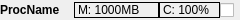
<?xml version="1.0" encoding="UTF-8"?>
<ui version="4.0">
 <class>Process</class>
 <widget class="QWidget" name="Process">
  <property name="enabled">
   <bool>true</bool>
  </property>
  <property name="geometry">
   <rect>
    <x>0</x>
    <y>0</y>
    <width>240</width>
    <height>20</height>
   </rect>
  </property>
  <property name="sizePolicy">
   <sizepolicy hsizetype="MinimumExpanding" vsizetype="Fixed">
    <horstretch>0</horstretch>
    <verstretch>0</verstretch>
   </sizepolicy>
  </property>
  <property name="minimumSize">
   <size>
    <width>0</width>
    <height>0</height>
   </size>
  </property>
  <property name="maximumSize">
   <size>
    <width>280</width>
    <height>20</height>
   </size>
  </property>
  <property name="windowTitle">
   <string>Process Widget</string>
  </property>
  <property name="locale">
   <locale language="English" country="UnitedKingdom"/>
  </property>
  <layout class="QHBoxLayout" name="horizontalLayout">
   <property name="spacing">
    <number>0</number>
   </property>
   <property name="leftMargin">
    <number>0</number>
   </property>
   <property name="topMargin">
    <number>0</number>
   </property>
   <property name="rightMargin">
    <number>0</number>
   </property>
   <property name="bottomMargin">
    <number>0</number>
   </property>
   <item>
    <widget class="QLabel" name="processName">
     <property name="sizePolicy">
      <sizepolicy hsizetype="MinimumExpanding" vsizetype="Fixed">
       <horstretch>0</horstretch>
       <verstretch>0</verstretch>
      </sizepolicy>
     </property>
     <property name="maximumSize">
      <size>
       <width>16777215</width>
       <height>20</height>
      </size>
     </property>
     <property name="font">
      <font>
       <weight>75</weight>
       <bold>true</bold>
      </font>
     </property>
     <property name="frameShape">
      <enum>QFrame::NoFrame</enum>
     </property>
     <property name="text">
      <string>ProcName</string>
     </property>
    </widget>
   </item>
   <item>
    <widget class="QLabel" name="memState">
     <property name="sizePolicy">
      <sizepolicy hsizetype="MinimumExpanding" vsizetype="Fixed">
       <horstretch>0</horstretch>
       <verstretch>0</verstretch>
      </sizepolicy>
     </property>
     <property name="minimumSize">
      <size>
       <width>85</width>
       <height>0</height>
      </size>
     </property>
     <property name="maximumSize">
      <size>
       <width>85</width>
       <height>16777215</height>
      </size>
     </property>
     <property name="frameShape">
      <enum>QFrame::Box</enum>
     </property>
     <property name="text">
      <string>M: 1000MB</string>
     </property>
    </widget>
   </item>
   <item>
    <widget class="QLabel" name="cpuState">
     <property name="sizePolicy">
      <sizepolicy hsizetype="MinimumExpanding" vsizetype="Fixed">
       <horstretch>0</horstretch>
       <verstretch>0</verstretch>
      </sizepolicy>
     </property>
     <property name="minimumSize">
      <size>
       <width>61</width>
       <height>0</height>
      </size>
     </property>
     <property name="maximumSize">
      <size>
       <width>55</width>
       <height>16777215</height>
      </size>
     </property>
     <property name="frameShape">
      <enum>QFrame::Box</enum>
     </property>
     <property name="text">
      <string>C: 100%</string>
     </property>
    </widget>
   </item>
   <item>
    <widget class="QCheckBox" name="checkBox">
     <property name="sizePolicy">
      <sizepolicy hsizetype="Fixed" vsizetype="Fixed">
       <horstretch>0</horstretch>
       <verstretch>0</verstretch>
      </sizepolicy>
     </property>
     <property name="minimumSize">
      <size>
       <width>20</width>
       <height>20</height>
      </size>
     </property>
     <property name="maximumSize">
      <size>
       <width>20</width>
       <height>20</height>
      </size>
     </property>
     <property name="text">
      <string/>
     </property>
    </widget>
   </item>
  </layout>
 </widget>
 <layoutdefault spacing="0" margin="0"/>
 <resources/>
 <connections/>
</ui>
